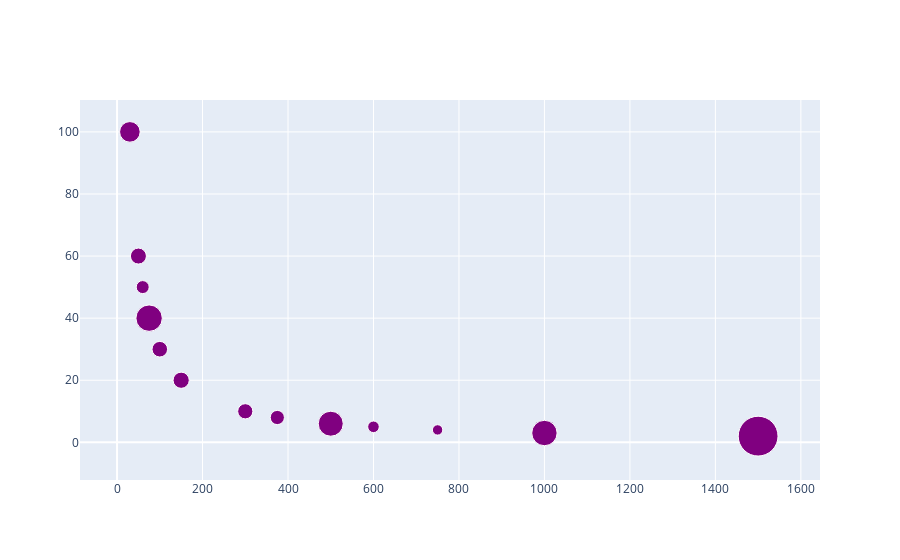

The cell this chart's notebook holds for it:
### Markdown cell above
## Размер круга пропорционален среднему времени синхронизации. Расчет производился для 3000 бит, L = 2 и 5000 различных TPM

### Code cell
from plotly.offline import plot, iplot
import plotly.graph_objs as go
import numpy as np
import plotly

#data = [synchr_time]
layout = go.Layout(
    xaxis=dict(
        autorange=True,
        showgrid=True,
        zeroline=True,
        showline=True,
        ticks='',
        showticklabels=False
    ),
    yaxis=dict(
        autorange=True,
        showgrid=True,
        zeroline=True,
        showline=True,
        ticks='',
        showticklabels=False
    )
)
fig = [go.Scatter(x = arr_n, y = arr_k, mode='markers', 
                    marker=dict(color='purple', size=np.asarray(synchr_time)*0.2, opacity=1))]
iplot(fig)

### Figure 1 — Plotly figure (JSON) as saved in the notebook; plotly's stock layout.template omitted (floating-point values rounded to 4 significant figures)
{"data": [{"marker": {"color": "purple", "opacity": 1, "size": [39.8, 25.4, 10.4, 11.6, 25, 14.2, 15.2, 16.2, 15.6, 26.4, 13, 16, 20.6]}, "mode": "markers", "type": "scatter", "x": [1500, 1000, 750, 600, 500, 375, 300, 150, 100, 75, 60, 50, 30], "y": [2, 3, 4, 5, 6, 8, 10, 20, 30, 40, 50, 60, 100]}], "layout": {}}
